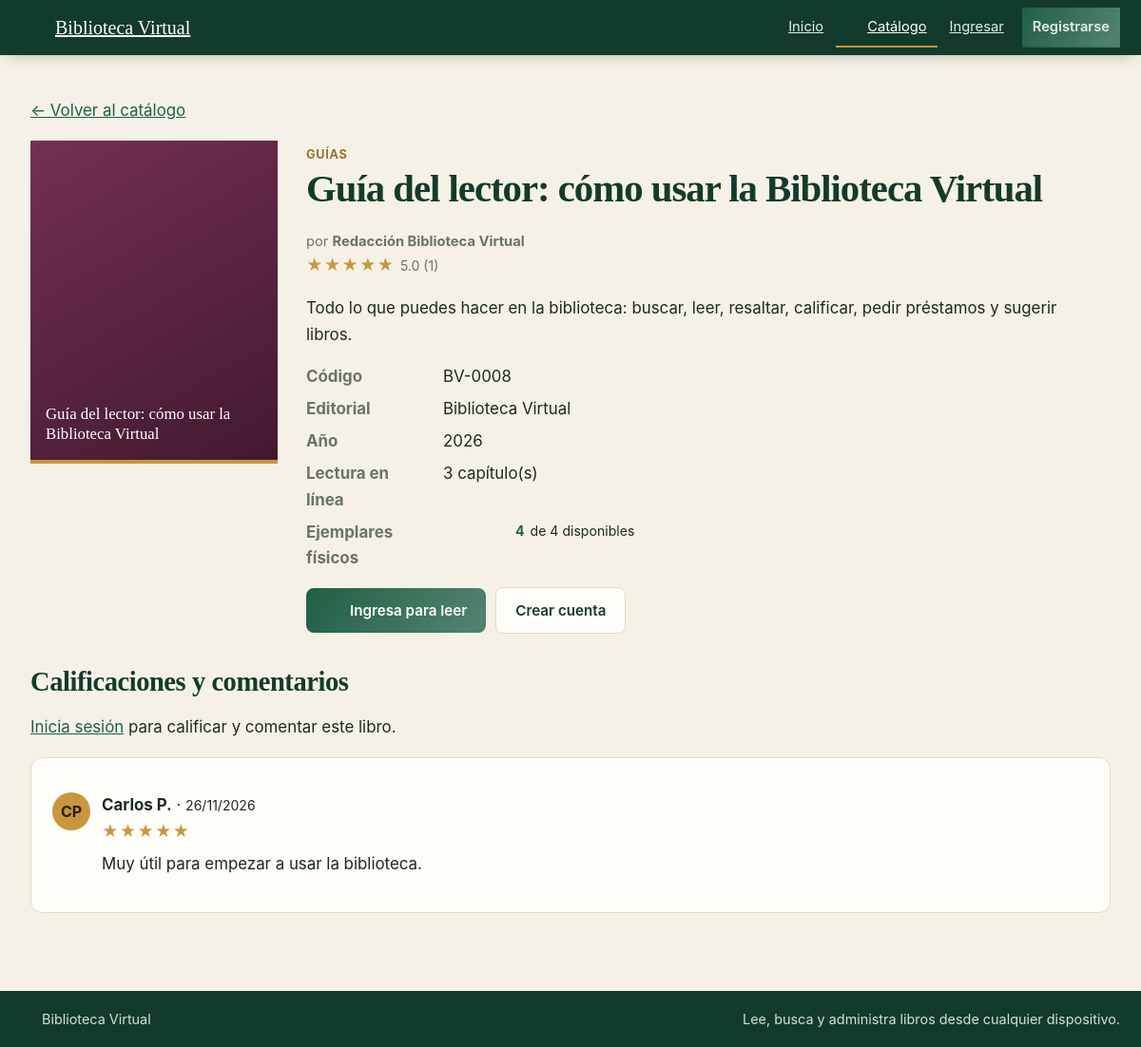
Page /libro.php?id=8 on the committed database.
### tables this page shows
CREATE TABLE libros (
  id INT NOT NULL AUTO_INCREMENT,
  codigo VARCHAR(30) NOT NULL,
  titulo VARCHAR(150) NOT NULL,
  autor_id INT NOT NULL,
  categoria_id INT NOT NULL,
  editorial VARCHAR(100) DEFAULT NULL,
  anio SMALLINT DEFAULT NULL,
  ejemplares INT NOT NULL DEFAULT 0,
  descripcion TEXT DEFAULT NULL,
  archivo VARCHAR(80) DEFAULT NULL,
  creado_en TIMESTAMP NOT NULL DEFAULT CURRENT_TIMESTAMP,
  PRIMARY KEY (id),
  UNIQUE KEY uq_libros_codigo (codigo),
  KEY idx_libros_titulo (titulo),
  KEY idx_libros_autor (autor_id),
  KEY idx_libros_categoria (categoria_id),
  CONSTRAINT fk_libros_autor FOREIGN KEY (autor_id) REFERENCES autores(id) ON DELETE RESTRICT,
  CONSTRAINT fk_libros_categoria FOREIGN KEY (categoria_id) REFERENCES categorias(id) ON DELETE RESTRICT
);

CREATE TABLE categorias (
  id INT NOT NULL AUTO_INCREMENT,
  nombre VARCHAR(60) NOT NULL,
  descripcion VARCHAR(200) DEFAULT NULL,
  PRIMARY KEY (id),
  UNIQUE KEY uq_categorias_nombre (nombre)
);

CREATE TABLE autores (
  id INT NOT NULL AUTO_INCREMENT,
  nombre VARCHAR(100) NOT NULL,
  nacionalidad VARCHAR(60) DEFAULT NULL,
  PRIMARY KEY (id),
  UNIQUE KEY uq_autores_nombre (nombre)
);

CREATE TABLE resenas (
  id INT NOT NULL AUTO_INCREMENT,
  libro_id INT NOT NULL,
  usuario_id INT NOT NULL,
  puntuacion TINYINT UNSIGNED NOT NULL,
  comentario VARCHAR(600) DEFAULT NULL,
  creado_en TIMESTAMP NOT NULL DEFAULT CURRENT_TIMESTAMP,
  actualizado_en TIMESTAMP NOT NULL DEFAULT CURRENT_TIMESTAMP ON UPDATE CURRENT_TIMESTAMP,
  PRIMARY KEY (id),
  UNIQUE KEY uq_resenas (libro_id, usuario_id),
  CONSTRAINT fk_resenas_libro FOREIGN KEY (libro_id) REFERENCES libros(id) ON DELETE CASCADE,
  CONSTRAINT fk_resenas_usuario FOREIGN KEY (usuario_id) REFERENCES usuarios(id) ON DELETE CASCADE
);

CREATE TABLE usuarios (
  id INT NOT NULL AUTO_INCREMENT,
  nombre VARCHAR(80) NOT NULL,
  apellido VARCHAR(80) NOT NULL,
  correo VARCHAR(120) NOT NULL,
  telefono VARCHAR(20) NOT NULL,
  fecha_nacimiento DATE NOT NULL,
  clave VARCHAR(255) NOT NULL,
  rol ENUM('admin','bibliotecario','lector') NOT NULL DEFAULT 'lector',
  activo TINYINT(1) NOT NULL DEFAULT 1,
  foto VARCHAR(80) DEFAULT NULL,
  tema ENUM('auto','claro','oscuro') NOT NULL DEFAULT 'auto',
  edad_editable TINYINT(1) NOT NULL DEFAULT 0,
  cambiar_clave TINYINT(1) NOT NULL DEFAULT 0,
  creado_en TIMESTAMP NOT NULL DEFAULT CURRENT_TIMESTAMP,
  PRIMARY KEY (id),
  UNIQUE KEY uq_usuarios_correo (correo)
);

### libro.php (the view, shortened to what this page needs)
<?php
require_once 'seguridad.php';
$cn = db();
$id = (int)(isset($_GET['id']) ? $_GET['id'] : 0);
$l = fila($cn, 'SELECT l.*, c.nombre AS categoria, a.nombre AS autor, a.nacionalidad, ' . sql_disponibles('l') . ' AS disponibles, ' . sql_extra_tarjeta() . ' FROM libros l JOIN autores a ON a.id = l.autor_id JOIN categorias c ON c.id = l.categoria_id WHERE l.id = ?', 'i', array($id));
$resenas = consulta($cn, 'SELECT r.id, r.usuario_id, r.puntuacion, r.comentario, r.creado_en, u.nombre, u.apellido, u.foto FROM resenas r JOIN usuarios u ON u.id = r.usuario_id WHERE r.libro_id = ? ORDER BY r.actualizado_en DESC', 'i', array($id));
$mia = null;
$capitulos = (int)valor($cn, 'SELECT COUNT(*) FROM capitulos WHERE libro_id = ?', 'i', array($id));
$lectura = es_lector() ? fila($cn, 'SELECT capitulo_orden, progreso, terminado FROM lecturas WHERE usuario_id = ? AND libro_id = ?', 'ii', array((int)$_SESSION['usuario_id'], $id)) : null;
$disp = (int)$l['disponibles'];
$total = (int)$l['ejemplares'];
$leible = !empty($l['leible']);
$matiz = ((int)$l['categoria_id'] * 47) % 360;
require 'cabecera.php';
?>
<p><a href="catalogo.php">← Volver al catálogo</a></p>
<div class="detalle">
  <div class="portada" style="--h:<?php echo $matiz; ?>"><?php echo icono('libro', 40); ?><span><?php echo e($l['titulo']); ?></span></div>
  <div>
    <span class="cat"><?php echo e($l['categoria']); ?></span>
    <h1><?php echo e($l['titulo']); ?></h1>
    <p class="autor">por <strong><?php echo e($l['autor']); ?></strong><?php echo $l['nacionalidad'] ? ' · ' . e($l['nacionalidad']) : ''; ?></p>
    <div><?php echo estrellas($l['promedio'], (int)$l['votos']); ?></div>
    <p><?php echo nl2br(e($l['descripcion'])); ?></p>
    <dl>
      <dt>Código</dt><dd><?php echo e($l['codigo']); ?></dd>
      <dt>Editorial</dt><dd><?php echo e($l['editorial'] ? $l['editorial'] : '—'); ?></dd>
      <dt>Año</dt><dd><?php echo e($l['anio'] ? $l['anio'] : '—'); ?></dd>
      <dt>Lectura en línea</dt><dd><?php echo $leible ? ($capitulos > 0 ? $capitulos . ' capítulo(s)' : 'PDF disponible') : 'No disponible todavía'; ?></dd>
      <dt>Ejemplares físicos</dt><dd><?php if ($total > 0): ?><div class="stock <?php echo $disp > 0 ? 'hay' : 'agotado'; ?>" style="margin:0"><?php echo iconos_ejemplares($disp, $total); ?><strong><?php echo $disp; ?></strong> de <?php echo $total; ?> disponibles</div><?php else: ?>Solo lectura en línea<?php endif; ?></dd>
    </dl>
    <div class="acciones">
      <?php if ($leible && logueado()): ?>
        <a class="btn" href="leer.php?id=<?php echo (int)$l['id']; ?>"><?php echo icono('abierto', 18); ?> <?php echo $lectura ? 'Continuar leyendo' : 'Leer ahora'; ?></a>
      <?php elseif ($leible): ?>
        <a class="btn" href="login.php"><?php echo icono('abierto', 18); ?> Ingresa para leer</a>
      <?php endif; ?>
      <?php if (!logueado()): ?><a class="btn btn-claro" href="registro.php">Crear cuenta</a><?php endif; ?>
    </div>
  </div>
</div>
<div class="seccion-titulo"><h2>Calificaciones y comentarios</h2></div>
<?php if (es_lector()): ?>
<form class="panel formulario" method="post" action="resena.php">
  <?php echo campo_csrf(); ?>
  <input type="hidden" name="libro_id" value="<?php echo (int)$l['id']; ?>">
  <div>
    <label><?php echo $mia ? 'Tu calificación' : 'Califica este libro'; ?></label>
    <div class="selector-estrellas">
      <?php for ($i = 5; $i >= 1; $i--): ?>
        <input type="radio" id="est<?php echo $i; ?>" name="puntuacion" value="<?php echo $i; ?>" <?php echo ($mia && (int)$mia['puntuacion'] === $i) ? 'checked' : ''; ?> required><label for="est<?php echo $i; ?>" title="<?php echo $i; ?> estrella(s)">★</label>
      <?php endfor; ?>
    </div>
  </div>
  <div><label for="comentario">Comentario (opcional)</label><textarea id="comentario" name="comentario" maxlength="600" rows="3"><?php echo e($mia ? $mia['comentario'] : ''); ?></textarea></div>
  <div class="acciones"><button class="btn" type="submit" name="accion" value="guardar"><?php echo icono('check', 16); ?> <?php echo $mia ? 'Actualizar mi reseña' : 'Publicar reseña'; ?></button>
  <?php if ($mia): ?><button class="btn btn-peligro" type="submit" name="accion" value="eliminar" onclick="return confirm('¿Eliminar tu reseña?');"><?php echo icono('borrar', 16); ?> Eliminar</button><?php endif; ?></div>
</form>
<?php elseif (!logueado()): ?>
<p><a href="login.php">Inicia sesión</a> para calificar y comentar este libro.</p>
<?php endif; ?>
<?php if (!count($resenas)): ?>
  <div class="vacio">Todavía no hay reseñas. ¡Sé la primera persona en opinar!</div>
<?php else: ?>
  <div class="panel">
  <?php foreach ($resenas as $r): ?>
    <div class="resena">
      <?php echo avatar_html($r, 40); ?>
      <div style="flex:1">
        <strong><?php echo e($r['nombre'] . ' ' . mb_substr($r['apellido'], 0, 1) . '.'); ?></strong> · <small><?php echo fecha_es($r['creado_en']); ?></small><br>
        <?php echo estrellas($r['puntuacion']); ?>
        <?php if ($r['comentario']): ?><p style="margin:6px 0 0"><?php echo nl2br(e($r['comentario'])); ?></p><?php endif; ?>
      </div>
    </div>
  <?php endforeach; ?>
  </div>
<?php endif; ?>
<?php require 'pie.php'; ?>

### seguridad.php (shortened to what this page needs)
<?php
function e($v) {
    return htmlspecialchars((string)$v, ENT_QUOTES, 'UTF-8');
}
function logueado() {
    return !empty($_SESSION['usuario_id']);
}
function es_lector() {
    return logueado() && isset($_SESSION['rol']) && $_SESSION['rol'] === 'lector';
}
function consulta($cn, $sql, $tipos = '', $params = array()) {
    $st = $cn->prepare($sql);
    if ($tipos !== '') {
        $args = array($tipos);
        foreach ($params as $k => $v) { $args[] = &$params[$k]; }
        call_user_func_array(array($st, 'bind_param'), $args);
    }
    $st->execute();
    $filas = array();
    $meta = $st->result_metadata();
    if ($meta) {
        if (method_exists($st, 'get_result')) {
            $r = $st->get_result();
            while ($f = $r->fetch_assoc()) { $filas[] = $f; }
        }
    }
    return $filas;
}
function fila($cn, $sql, $tipos = '', $params = array()) {
    $f = consulta($cn, $sql, $tipos, $params);
    return $f ? $f[0] : null;
}
function valor($cn, $sql, $tipos = '', $params = array()) {
    $f = fila($cn, $sql, $tipos, $params);
    return reset($f);
}
function fecha_es($f) {
    return date('d/m/Y', strtotime($f));
}
function sql_disponibles($alias = 'l') {
    return '(' . $alias . ".ejemplares - (SELECT COUNT(*) FROM prestamos pd WHERE pd.libro_id = " . $alias . ".id AND pd.estado = 'Activo'))";
}
function sql_promedio($alias = 'l') {
    return '(SELECT ROUND(AVG(rs.puntuacion), 1) FROM resenas rs WHERE rs.libro_id = ' . $alias . '.id)';
}
function sql_votos($alias = 'l') {
    return '(SELECT COUNT(*) FROM resenas rv WHERE rv.libro_id = ' . $alias . '.id)';
}
function sql_leible($alias = 'l') {
    return '((SELECT COUNT(*) FROM capitulos cp WHERE cp.libro_id = ' . $alias . '.id) > 0 OR ' . $alias . '.archivo IS NOT NULL)';
}
function sql_extra_tarjeta() {
    return sql_promedio('l') . ' AS promedio, ' . sql_votos('l') . ' AS votos, ' . sql_leible('l') . ' AS leible';
}
function avatar_html($u, $tam = 34) {
    $nombre = isset($u['nombre']) ? $u['nombre'] : '?';
    $apellido = isset($u['apellido']) ? $u['apellido'] : '';
    $ini = mb_strtoupper(mb_substr($nombre, 0, 1) . mb_substr($apellido, 0, 1));
    return '<span class="avatar avatar-ini" style="width:' . (int)$tam . 'px;height:' . (int)$tam . 'px;font-size:' . (int)($tam * 0.4) . 'px">' . e($ini) . '</span>';
}
function estrellas($promedio, $votos = null) {
    $p = (float)$promedio;
    $html = '<span class="estrellas" title="' . ($votos === 0 ? 'Sin calificaciones' : number_format($p, 1) . ' de 5') . '">';
    for ($i = 1; $i <= 5; $i++) {
        $html .= '<span class="' . ($p >= $i - 0.25 ? 'llena' : ($p >= $i - 0.75 ? 'media' : 'vacia')) . '">★</span>';
    }
    if ($votos !== null) { $html .= ' <small>' . ($votos > 0 ? number_format($p, 1) . ' (' . (int)$votos . ')' : 'Sin votos') . '</small>'; }
    return $html . '</span>';
}
function icono($nombre, $tam = 18) {
    $trazo = isset($p[$nombre]) ? $p[$nombre] : $p['libro'];
    return '<svg class="ico" width="' . (int)$tam . '" height="' . (int)$tam . '" viewBox="0 0 24 24" fill="none" stroke="currentColor" stroke-width="2" stroke-linecap="round" stroke-linejoin="round" aria-hidden="true">' . $trazo . '</svg>';
}
function iconos_ejemplares($disp, $total) {
    $disp = max(0, (int)$disp);
    $total = max(0, (int)$total);
    $mostrar = min($total, 10);
    $html = '<span class="ejemplares-iconos" title="' . $disp . ' de ' . $total . ' ejemplares físicos disponibles">';
    for ($i = 1; $i <= $mostrar; $i++) {
        $html .= '<span class="ej ' . ($i <= $disp ? 'on' : 'off') . '">' . icono('libro', 16) . '</span>';
    }
    return $html . '</span>';
}

### rows in the picture
libros: titulo "Guía del lector: cómo usar la Biblioteca Virtual", categoria.nombre "GUÍAS", autor.nombre "Redacción Biblioteca Virtual", descripcion "Todo lo que puedes hacer en la biblioteca: buscar, leer, resaltar, calificar, pedir préstamos y sugerir libros.", codigo "BV-0008", editorial "Biblioteca Virtual", anio "2026", ejemplares "4"
resenas: usuario.apellido "CP", usuario.apellido "Carlos P.", creado_en "26/11/2026", comentario "Muy útil para empezar a usar la biblioteca."

### other values in the picture
$cab_cfg['nombre_sitio'] "Biblioteca Virtual"
$cab_item[1] "Inicio"
$cab_item[1] "Catálogo"
$p "5.0"
$votos "1"
$capitulos "3"
$disp "4"
$pie_cfg['nombre_sitio'] "Biblioteca Virtual"
